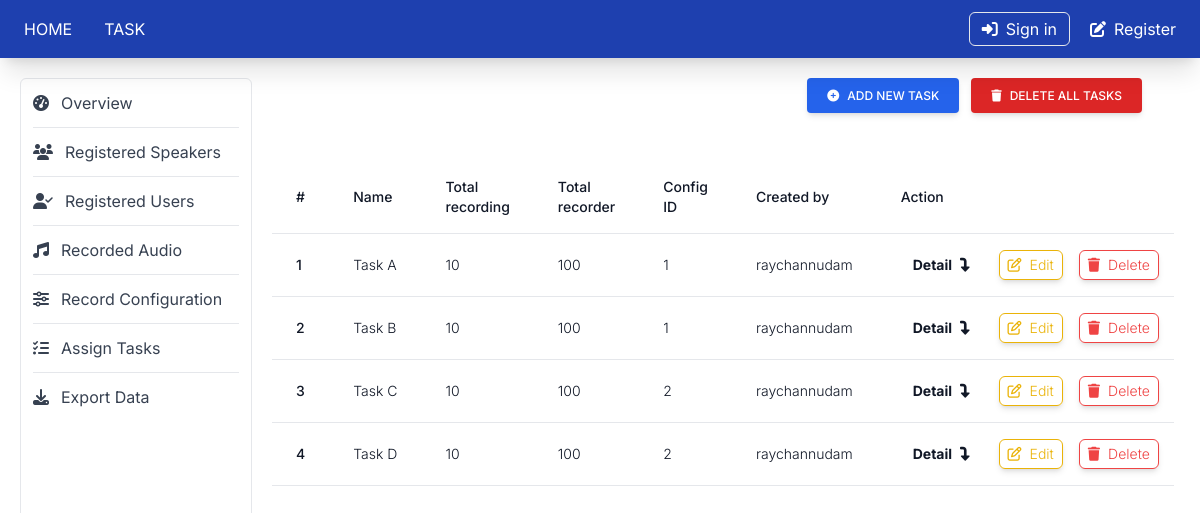
The page /dashboard/assign-task on the database its author committed.
### src/models/task.py (models this page shows)
class Task (db.Model):
    id = db.Column(db.Integer(), primary_key=True)
    name = db.Column(db.String(), nullable=False, unique=True)
    description = db.Column(db.String(length=500), nullable=True)
    created_at = db.Column(db.String(), nullable=False, default=TODAY_DATE_TIME)
    updated_at = db.Column(db.String(), nullable=False, default=TODAY_DATE_TIME)
    from src.models import recording
    recordings = db.relationship('Recording', backref='task', lazy=True)
    created_user_id = db.Column(db.Integer(), db.ForeignKey('user.id'), nullable=False)
    record_config_id = db.Column(db.Integer(), db.ForeignKey('record_config.id'), nullable=True)

### src/models/user.py (models this page shows, shortened)
class User (db.Model, UserMixin):
    id = db.Column(db.Integer(), primary_key=True)
    username = db.Column(db.String(), nullable=False, unique=True)
    email = db.Column(db.String(), nullable=False)
    password_hash = db.Column(db.String(), nullable=False, default="password_disable")
    is_active = db.Column(db.Boolean(), nullable=False, default=True)
    created_at = db.Column(db.String(), nullable=False, default=TODAY_DATE_TIME)
    updated_at = db.Column(db.String(), nullable=False, default=TODAY_DATE_TIME)
    @property
    def password(self):
        return self.password
    roles = db.relationship('Role', secondary=user_role, backref='users', lazy=True)
    speaker = db.relationship('Speaker', backref=backref("user", cascade="all,delete"), lazy=True, uselist=False)
    tasks = db.relationship('Task', backref='created_by', lazy=True, cascade="all,delete")

### src/routes/routes.py (the view, shortened to what this page needs)
@app.route('/dashboard/assign-task', methods=['GET', 'POST'])
def dashboard_assign_task():
    assign_task_form = AssignTaskForm()
    recordConfigs = recordConfigController.get_all_record_config()
    tasks = taskController.get_all_task()
    if request.form.get('sample_file'):
        print('Added new recording')
    return render_template('dashboard/assign_task.html', tasks=tasks, assign_task_form=assign_task_form, recordConfigs=recordConfigs)

### src/controllers/record_config_controller.py (called while the page is built)
    def get_all_record_config(self):
        record_configs = record_config.RecordConfig.query.all()
        record_config_list = []
        for recordConfig in record_configs:
            record_config_list.append(recordConfig)
        return record_config_list

### src/controllers/task_controller.py (called while the page is built)
    def get_all_task(self):
        tasks = task.Task.query.all()
        taskList = []
        for taskItem in tasks:
            taskList.append(taskItem)
        return taskList

### src/templates/dashboard/assign_task.html (shortened to what this page needs)
{% extends 'dashboard/dashboard.html' %}
{% block dashboard_content %}
<div class="flex flex-col space-y-10 items-end text-gray-700 pb-28">
    <div class="flex flex-row space-x-3 items-center">
        <div>
            <button type="button"
                class="inline-block px-5 py-2.5 bg-blue-600 text-white font-medium text-xs leading-tight uppercase rounded shadow-md hover:bg-blue-700 hover:shadow-lg focus:bg-blue-700 focus:shadow-lg focus:outline-none focus:ring-0 active:bg-blue-800 active:shadow-lg transition duration-150 ease-in-out"
                data-bs-toggle="modal" data-bs-target="#addNewTask">
                <div class="flex flex-row space-x-2 items-center">
                    <div>
                        <i class="fa-solid fa-circle-plus"></i>
                    </div>
                    <div>
                        Add new task
                    </div>
                </div>
            </button>
        </div>
        <div>
            <a href=""
                class="inline-block px-5 py-2.5 bg-red-600 text-white font-medium text-xs leading-tight uppercase rounded shadow-md hover:bg-red-700 hover:shadow-lg focus:bg-red-700 focus:shadow-lg focus:outline-none focus:ring-0 active:bg-red-800 active:shadow-lg transition duration-150 ease-in-out">
                <div class="flex flex-row space-x-2 items-center">
                    <div>
                        <i class="fa-solid fa-trash"></i>
                    </div>
                    <div>
                        Delete all tasks
                    </div>
                </div>
            </a>
        </div>
    </div>
    <div class="flex flex-col self-start w-full text-gray-700">
        <div class="overflow-x-auto sm:-mx-6 lg:-mx-8">
            <div class="py-2 inline-block min-w-full sm:px-6 lg:px-8">
                <div class="overflow-hidden">
                    <table class="min-w-full">
                        <thead class="bg-white border-b">
                            <tr>
                                <th scope="col" class="text-sm font-medium text-gray-900 px-6 py-4 text-left">
                                    #
                                </th>
                                <th scope="col" class="text-sm font-medium text-gray-900 px-6 py-4 text-left">
                                    Name
                                </th>
                                <th scope="col" class="text-sm font-medium text-gray-900 px-6 py-4 text-left">
                                    Total recording
                                </th>
                                <th scope="col" class="text-sm font-medium text-gray-900 px-6 py-4 text-left">
                                    Total recorder
                                </th>
                                <th scope="col" class="text-sm font-medium text-gray-900 px-6 py-4 text-left">
                                    Config ID
                                </th>
                                <th scope="col" class="text-sm font-medium text-gray-900 px-6 py-4 text-left">
                                    Created by
                                </th>
                                <th scope="col" class="text-sm font-medium text-gray-900 px-6 py-4 text-left">
                                    Action
                                </th>
                            </tr>
                        </thead>
                        <tbody>
                            {% for task in tasks %}
                            <tr class="bg-white border-b transition duration-300 ease-in-out hover:bg-gray-100">
                                <td class="px-6 py-4 whitespace-nowrap text-sm font-medium text-gray-900">{{task.id}}
                                </td>
                                <td class="text-sm text-gray-900 font-light px-6 py-4 whitespace-nowrap">
                                    {{task.name}}
                                </td>
                                <td class="text-sm text-gray-900 font-light px-6 py-4 whitespace-nowrap">
                                    10
                                </td>
                                <td class="text-sm text-gray-900 font-light px-6 py-4 whitespace-nowrap">
                                    100
                                </td>
                                <td class="text-sm text-gray-900 font-light px-6 py-4 whitespace-nowrap">
                                    {{task.record_config_id}}
                                </td>
                                <td class="text-sm text-gray-900 font-light px-6 py-4 whitespace-nowrap">
                                    {{task.created_by.username}}
                                </td>
                                <td class="text-sm text-gray-900 font-light px-6 py-4 whitespace-nowrap">
                                    <div class="flex flex-row space-x-4 items-center text-sm">
                                        <div>
                                            <a href="/dashboard/assign-task/detail/{{task.id}}">
                                                <div class="flex flex-row space-x-2 items-center px-3 py-1 hover:shadow-md font-bold">
                                                    <div>
                                                        <p>Detail</p>
                                                    </div>
                                                    <div>
                                                        <i class="fa-solid fa-turn-down"></i>
                                                    </div>
                                                </div>
                                            </a>
                                        </div>
                                        <div>
                                            <a href="">
                                                <div class="flex flex-row space-x-2 items-center text-yellow-500 border border-yellow-500 px-2 py-1 rounded-md shadow-md">
                                                    <div>
                                                        <i class="fa-regular fa-pen-to-square"></i>
                                                    </div>
                                                    <div>
                                                        Edit
                                                    </div>
                                                </div>
                                            </a>
                                        </div>
                                        <div>
                                            <a href="/dashboard/assign-task/delete/{{task.id}}">
                                                <div class="flex flex-row space-x-2 items-center text-red-500 border border-red-500 px-2 py-1 rounded-md shadow-md">
                                                    <div>
                                                        <i class="fa-solid fa-trash"></i>
                                                    </div>
                                                    <div>
                                                        Delete
                                                    </div>
                                                </div>
                                            </a>
                                        </div>
                                    </div>
                                </td>
                            </tr>
                            {% endfor %}
                        </tbody>
                    </table>
                </div>
            </div>
        </div>
    </div>
</div>
{% endblock %}

### rows shown on the page
Task: id "1", name "Task A", record_config_id "1", created_by.username "raychannudam"
Task: id "2", name "Task B", record_config_id "1", created_by.username "raychannudam"
Task: id "3", name "Task C", record_config_id "2", created_by.username "raychannudam"
Task: id "4", name "Task D", record_config_id "2", created_by.username "raychannudam"
